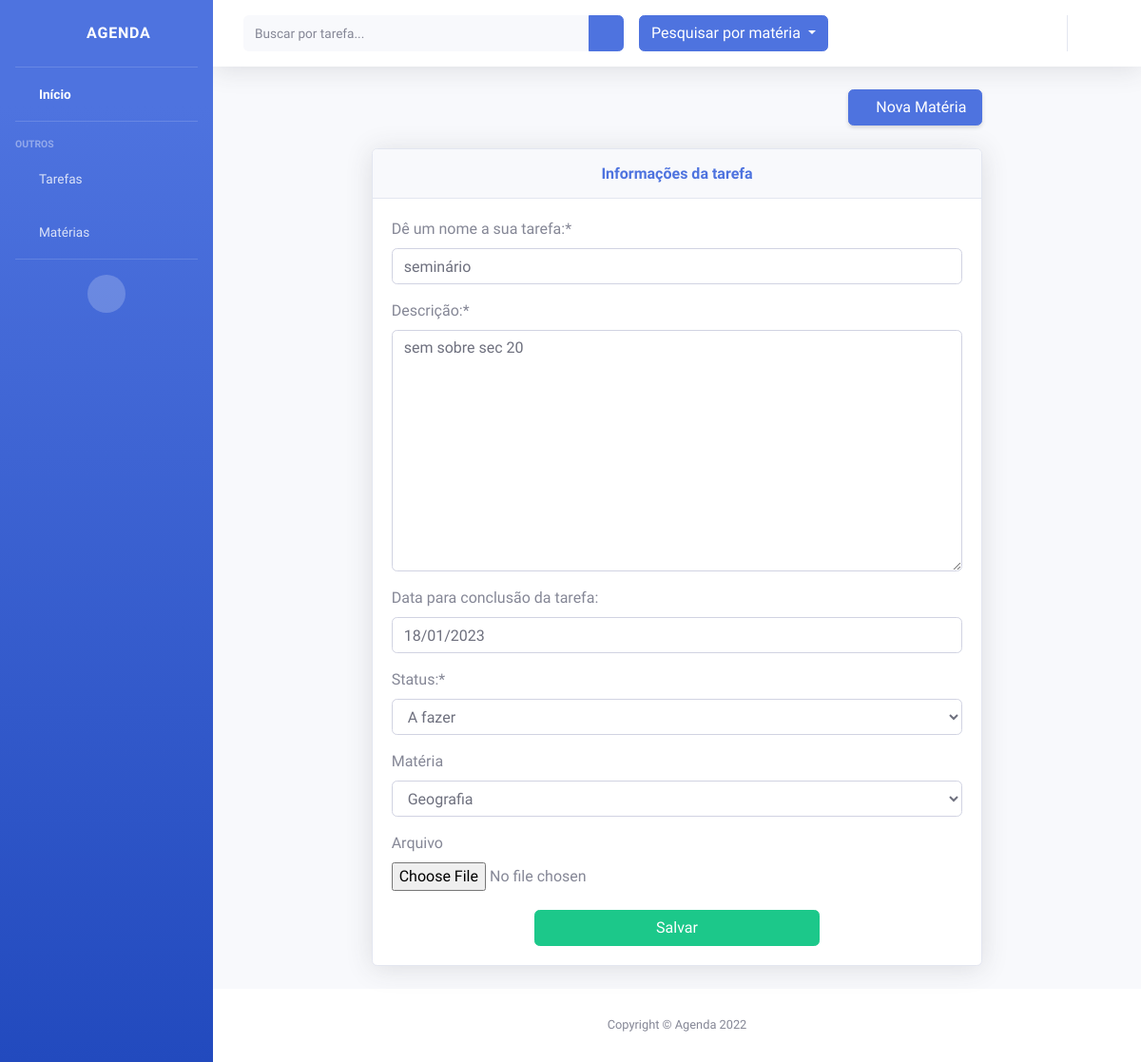
Screenshot of /updateTarefa/3/ (signed in) with the database file from the repository.
### myapp/models.py (models this page shows, shortened)
class Tarefa(models.Model):
    status_choice = (
        ("AFA","A fazer"),
        ("AND","Em andamento"),
        ("FIN","Finalizada"),
    )
    codigo = models.AutoField(primary_key=True)
    usuario = models.ForeignKey(User, on_delete=models.CASCADE)
    nome = models.CharField(max_length=100)
    descricao = models.TextField(max_length=280)
    dataConclusao = models.DateField(null=True, blank=True)
    status = models.CharField(max_length=3, choices=status_choice)
    materia = models.ForeignKey(Materia, on_delete=models.CASCADE, null=True, blank=True)
    arquivo = models.FileField(upload_to="files", null=True, blank=True)

class Materia(models.Model):
    codigo = models.AutoField(primary_key=True)
    usuario = models.ForeignKey(User, on_delete=models.CASCADE)
    nome = models.CharField(max_length=50)
    horario = models.CharField(max_length=50)
    def __str__(self):
        return (self.nome)

### myapp/views.py (the view)
# urls.py: path('updateTarefa/<int:id>/', updateTarefa, name="url_updateTarefa"),
def updateTarefa(request, id):
    if permissao2(request, Tarefa.objects.get(pk = id)) == False:
        return redirect('/login')
    mate = Materia.objects.filter(usuario = request.user)
    update =True
    tarefaid = Tarefa.objects.get(pk=id)
    formTarefa = TarefaModelForm(request.POST or None, request.FILES or None, instance=tarefaid)
    if formTarefa.is_valid():
        formTarefa.save()
        return redirect("/inicio")
    pacote = {"formTarefa": formTarefa, "update": update, "materias": mate}
    return render(request, "formTarefa.html", pacote)

### myapp/forms.py
class TarefaModelForm(ModelForm):
    class Meta:
        model = Tarefa
        fields = ["nome", "descricao", "dataConclusao", "status", "materia", "arquivo"]
        labels = {
            "nome": "Dê um nome a sua tarefa:",
            "descricao": "Descrição:",
            "dataConclusao":"Data para conclusão da tarefa:",
            "status": "Status:",
            "materia": "Matéria",
            "arquivo": "Arquivo",
        }

### myapp/views.py (called while the page is built)
def permissao2(request, obj):
    if request.user.is_authenticated:
        if obj.usuario == request.user:
            return True
    return False

### myapp/templates/formTarefa.html (shortened to what this page needs)
{% extends 'layouts/agenda.html' %}
{% load static %}
{% load crispy_forms_tags %}
{% block conteudo %}
<!DOCTYPE html>
<html>
<body>
    <div class="row justify-content-center">
        <div class="col-xl-8 col-lg-7">
            <div class="d-sm-flex align-items-center justify-content-between mb-4">
                <a href="{% url 'url_formMateria' %}" class="d-none d-sm-inline-block btn btn-primary shadow-sm"><i class="fas fa-plus"></i> Nova Matéria&nbsp;</a>
            </div>
            <div class="card shadow mb-4">
                <div class="card-header py-3 d-flex flex-row align-items-center justify-content-center">
                    <h6 class="m-0 font-weight-bold text-primary">Informações da tarefa</h6>
                </div>
                <div class="card-body">
                    <form method="post" class="w-100" enctype="multipart/form-data">
                        {{ formTarefa|crispy }}
                        <div class="w-100 text-center">
                            <button type="submit" class="w-50 mt-1 btn btn-success">Salvar</button>
                        </div>
                    </form>
                </div>
            </div>
        </div>
    </div>
</body>
</html>
{% endblock %}

### rows the page displays
Tarefa: nome "seminário", descricao "sem sobre sec 20", dataConclusao "18/01/2023", status "A fazer", materia "Geografia"
